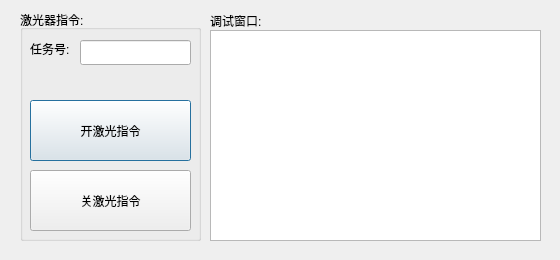
<?xml version="1.0" encoding="UTF-8"?>
<ui version="4.0">
 <class>keycamDlg</class>
 <widget class="QDialog" name="keycamDlg">
  <property name="geometry">
   <rect>
    <x>0</x>
    <y>0</y>
    <width>560</width>
    <height>260</height>
   </rect>
  </property>
  <property name="windowTitle">
   <string>Dialog</string>
  </property>
  <widget class="QGroupBox" name="groupBox_2">
   <property name="geometry">
    <rect>
     <x>20</x>
     <y>10</y>
     <width>181</width>
     <height>231</height>
    </rect>
   </property>
   <property name="title">
    <string>激光器指令:</string>
   </property>
   <widget class="QPushButton" name="leaseropenBtn">
    <property name="geometry">
     <rect>
      <x>10</x>
      <y>90</y>
      <width>161</width>
      <height>61</height>
     </rect>
    </property>
    <property name="text">
     <string>开激光指令</string>
    </property>
   </widget>
   <widget class="QLabel" name="label_3">
    <property name="geometry">
     <rect>
      <x>10</x>
      <y>30</y>
      <width>51</width>
      <height>17</height>
     </rect>
    </property>
    <property name="text">
     <string>任务号:</string>
    </property>
   </widget>
   <widget class="QLineEdit" name="leasertasknum">
    <property name="geometry">
     <rect>
      <x>60</x>
      <y>30</y>
      <width>111</width>
      <height>25</height>
     </rect>
    </property>
   </widget>
   <widget class="QPushButton" name="leasercloseBtn">
    <property name="geometry">
     <rect>
      <x>10</x>
      <y>160</y>
      <width>161</width>
      <height>61</height>
     </rect>
    </property>
    <property name="text">
     <string>关激光指令</string>
    </property>
   </widget>
  </widget>
  <widget class="QLabel" name="label">
   <property name="geometry">
    <rect>
     <x>210</x>
     <y>12</y>
     <width>67</width>
     <height>17</height>
    </rect>
   </property>
   <property name="text">
    <string>调试窗口:</string>
   </property>
  </widget>
  <widget class="QTextBrowser" name="record">
   <property name="geometry">
    <rect>
     <x>210</x>
     <y>30</y>
     <width>331</width>
     <height>211</height>
    </rect>
   </property>
  </widget>
 </widget>
 <resources/>
 <connections/>
</ui>
